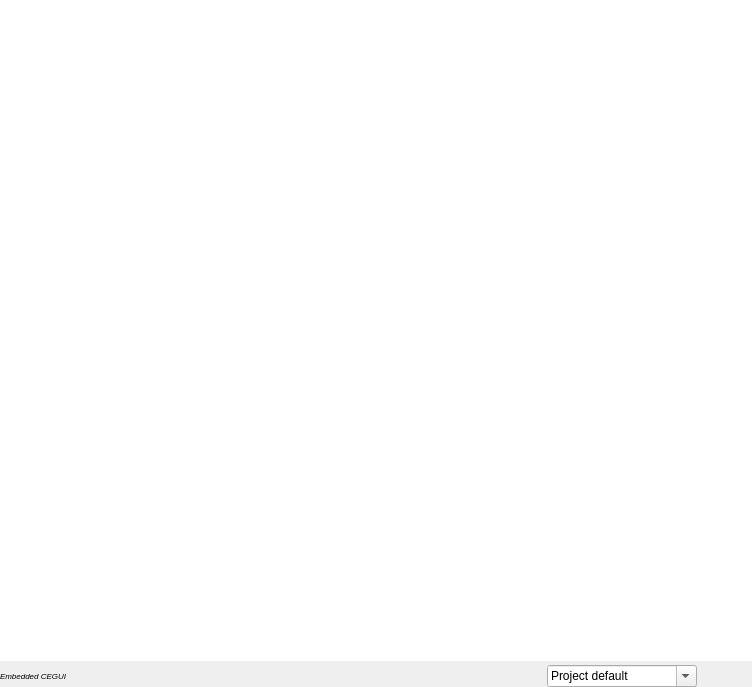
<?xml version="1.0" encoding="UTF-8"?>
<ui version="4.0">
 <class>CEGUIContainerWidget</class>
 <widget class="QWidget" name="CEGUIContainerWidget">
  <property name="geometry">
   <rect>
    <x>0</x>
    <y>0</y>
    <width>752</width>
    <height>687</height>
   </rect>
  </property>
  <property name="windowTitle">
   <string>Form</string>
  </property>
  <layout class="QVBoxLayout" name="verticalLayout">
   <property name="spacing">
    <number>0</number>
   </property>
   <property name="margin">
    <number>0</number>
   </property>
   <item>
    <widget class="GraphicsView" name="view">
     <property name="frameShape">
      <enum>QFrame::NoFrame</enum>
     </property>
     <property name="verticalScrollBarPolicy">
      <enum>Qt::ScrollBarAsNeeded</enum>
     </property>
     <property name="horizontalScrollBarPolicy">
      <enum>Qt::ScrollBarAsNeeded</enum>
     </property>
     <property name="viewportUpdateMode">
      <enum>QGraphicsView::MinimalViewportUpdate</enum>
     </property>
     <property name="widgetResizable" stdset="0">
      <bool>false</bool>
     </property>
    </widget>
   </item>
   <item>
    <widget class="QWidget" name="widget_2" native="true">
     <property name="sizePolicy">
      <sizepolicy hsizetype="Preferred" vsizetype="Maximum">
       <horstretch>0</horstretch>
       <verstretch>0</verstretch>
      </sizepolicy>
     </property>
     <layout class="QHBoxLayout" name="horizontalLayout">
      <property name="leftMargin">
       <number>0</number>
      </property>
      <property name="topMargin">
       <number>4</number>
      </property>
      <property name="rightMargin">
       <number>9</number>
      </property>
      <property name="bottomMargin">
       <number>0</number>
      </property>
      <item>
       <widget class="QLabel" name="label">
        <property name="font">
         <font>
          <pointsize>6</pointsize>
          <italic>true</italic>
          <kerning>true</kerning>
         </font>
        </property>
        <property name="text">
         <string>Embedded CEGUI</string>
        </property>
        <property name="margin">
         <number>6</number>
        </property>
       </widget>
      </item>
      <item>
       <spacer name="horizontalSpacer">
        <property name="orientation">
         <enum>Qt::Horizontal</enum>
        </property>
        <property name="sizeHint" stdset="0">
         <size>
          <width>40</width>
          <height>20</height>
         </size>
        </property>
       </spacer>
      </item>
      <item>
       <widget class="QComboBox" name="resolutionBox">
        <property name="sizePolicy">
         <sizepolicy hsizetype="Preferred" vsizetype="Fixed">
          <horstretch>0</horstretch>
          <verstretch>0</verstretch>
         </sizepolicy>
        </property>
        <property name="minimumSize">
         <size>
          <width>150</width>
          <height>0</height>
         </size>
        </property>
        <property name="editable">
         <bool>true</bool>
        </property>
        <item>
         <property name="text">
          <string>Project default</string>
         </property>
        </item>
        <item>
         <property name="text">
          <string>800x600</string>
         </property>
        </item>
        <item>
         <property name="text">
          <string>1024x768</string>
         </property>
        </item>
        <item>
         <property name="text">
          <string>1280x720</string>
         </property>
        </item>
        <item>
         <property name="text">
          <string>1280x1024</string>
         </property>
        </item>
        <item>
         <property name="text">
          <string>1650x1080</string>
         </property>
        </item>
        <item>
         <property name="text">
          <string>1920x1080</string>
         </property>
        </item>
       </widget>
      </item>
      <item>
       <widget class="QPushButton" name="debugInfoButton">
        <property name="text">
         <string/>
        </property>
        <property name="icon">
         <iconset>
          <normaloff>icons/cegui/debug_info.png</normaloff>icons/cegui/debug_info.png</iconset>
        </property>
        <property name="autoDefault">
         <bool>false</bool>
        </property>
        <property name="default">
         <bool>false</bool>
        </property>
        <property name="flat">
         <bool>true</bool>
        </property>
       </widget>
      </item>
     </layout>
    </widget>
   </item>
  </layout>
 </widget>
 <customwidgets>
  <customwidget>
   <class>GraphicsView</class>
   <extends>QGraphicsView</extends>
   <header>ceed.cegui.qtgraphics</header>
  </customwidget>
 </customwidgets>
 <resources/>
 <connections/>
</ui>
